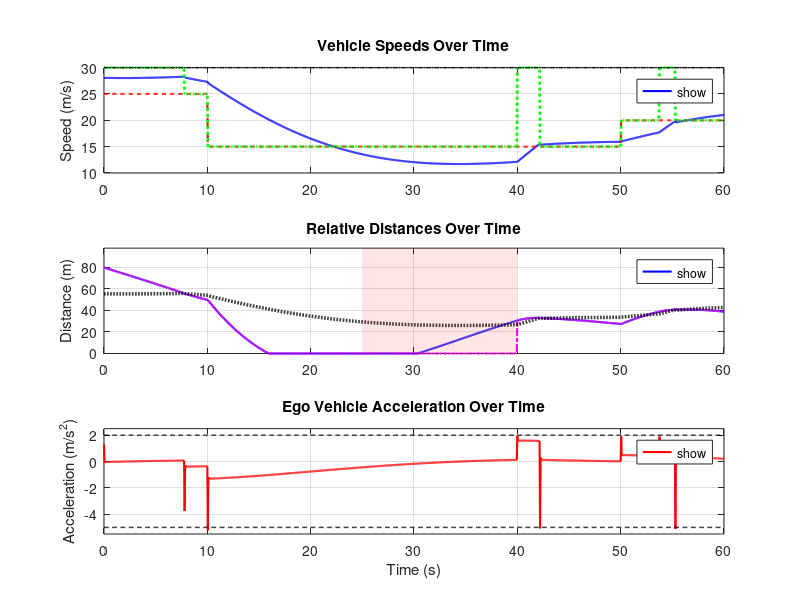

Here is the MATLAB script that generated this plot: (Note: this script raises an error after producing the figure.)
%% Adaptive Cruise Control Simulation Script
% Author: [Your Name/Group]
% Date: [Current Date]
% Description:
% Simulates an ACC system with PID speed control, adaptive distance keeping,
% basic vehicle dynamics, and simulated sensor spoofing attacks.
% Includes hysteresis in adaptive logic switching.
% *** REQUIRES PARAMETER TUNING FOR REALISTIC BEHAVIOR ***

clear; % Clear variables from previous runs
clc;   % Clear the command window
close all; % Close all figures

fprintf('Starting ACC Simulation Script (with Hysteresis)...\n');

% ==========================================================================
% SECTION 1: SIMULATION PARAMETERS
% ==========================================================================
T_sim = 60;         % Total simulation time (seconds)
dt = 0.05;          % Simulation time step (seconds)
t = 0:dt:T_sim;     % Time vector for simulation steps

% ==========================================================================
% SECTION 2: VEHICLE PARAMETERS (Ego Vehicle - *** TUNE THESE ***)
% ==========================================================================
m = 1500;           % Ego vehicle mass (kg)
Cd = 0.3;           % Aerodynamic drag coefficient (unitless)
A = 2.5;            % Vehicle frontal area (m^2)
rho = 1.2;          % Air density (kg/m^3)
g = 9.81;           % Acceleration due to gravity (m/s^2)

% --- Control & Physical Limits ---
a_max = 2.0;        % Maximum comfortable/engine acceleration (m/s^2)
a_min = -5.0;       % Maximum comfortable/braking deceleration (m/s^2) - Must be negative
F_max = m * a_max;  % Max engine/motor force (N) - Simplified relationship
F_min = m * a_min;  % Max braking force (N) - Simplified relationship
v_max_limit = 40;   % Absolute maximum speed allowed for the vehicle (m/s)

% ==========================================================================
% SECTION 3: ACC CONTROLLER PARAMETERS (*** TUNE THESE ***)
% ==========================================================================
v_set = 30;         % Driver's desired cruising speed (m/s)
T_gap = 1.8;        % Desired safe time gap to maintain behind lead vehicle (s)
d_min = 5;          % Minimum absolute safety distance cushion (m)
hyst_delta = 2.0;   % Hysteresis buffer for switching logic (m) % *** HYSTERESIS CHANGE ***

% ==========================================================================
% SECTION 4: PID SPEED CONTROLLER GAINS (*** CRITICAL TUNING REQUIRED ***)
% ==========================================================================
% --- USE THE GAINS THAT PRODUCED YOUR LAST STABLE PLOT AS A STARTING POINT ---
Kp = 150;  % EXAMPLE - REPLACE WITH YOUR BEST GAINS SO FAR
Ki = 15;   % EXAMPLE - REPLACE WITH YOUR BEST GAINS SO FAR
Kd = 50;   % EXAMPLE - REPLACE WITH YOUR BEST GAINS SO FAR

% ==========================================================================
% SECTION 5: LEAD VEHICLE BEHAVIOR (Define Scenario)
% ==========================================================================
d_lead_initial_offset = 80; % Initial distance of lead vehicle ahead of ego vehicle (m)
v_lead = zeros(size(t));    % Pre-allocate lead vehicle speed array

% --- Define Lead Vehicle Speed Profile Over Time ---
v_lead(t <= 10) = 25;
v_lead(t > 10 & t <= 30) = 15;
v_lead(t > 30 & t <= 50) = 15;
v_lead(t > 50) = 20;

% --- Calculate Lead Vehicle Position Over Time ---
pos_lead = zeros(size(t));
pos_lead(1) = d_lead_initial_offset;
for k_lead = 1:length(t)-1
    pos_lead(k_lead+1) = pos_lead(k_lead) + v_lead(k_lead) * dt;
end

% ==========================================================================
% SECTION 6: SENSOR SPOOFING ATTACK PARAMETERS (Configure Scenario)
% ==========================================================================
enable_spoofing = true;
attack_start_time = 25;
attack_end_time = 40;
spoofing_type = 'offset';
spoofing_value = -30;

% ==========================================================================
% SECTION 7: INITIALIZATION (State Variables and Log Arrays)
% ==========================================================================
n_steps = length(t);
v_ego       = zeros(n_steps, 1);
pos_ego     = zeros(n_steps, 1);
a_ego       = zeros(n_steps, 1);
d_rel       = zeros(n_steps, 1);
d_sensed    = zeros(n_steps, 1);
d_safe      = zeros(n_steps, 1);
v_target    = zeros(n_steps, 1);
speed_error = zeros(n_steps, 1);
F_control   = zeros(n_steps, 1);

% --- Set Initial Conditions ---
v_ego(1)    = 28.0;
pos_ego(1)  = 0.0;
d_rel(1)    = pos_lead(1) - pos_ego(1);
d_sensed(1) = d_rel(1);
v_target(1) = v_set;
d_safe(1)   = max(d_min, d_min + T_gap * v_ego(1)); % Ensure initial safe distance >= d_min

% --- PID Controller Internal State ---
integral_error = 0.0;
previous_error = 0.0;

% --- Hysteresis State Variable --- % *** HYSTERESIS FIX ***
% Initialize was_too_close based on the very first time step's condition
was_too_close = (d_sensed(1) < d_safe(1));

% --- Display Configuration Summary ---
fprintf('Simulation Setup:\n');
fprintf(' Time: Total=%.1fs, Step=%.3fs\n', T_sim, dt);
fprintf(' Ego Vehicle: Mass=%.0fkg, Max Accel=%.1fm/s^2, Max Decel=%.1fm/s^2\n', m, a_max, a_min);
fprintf(' ACC Params: Set Speed=%.1fm/s, Time Gap=%.1fs, Min Distance=%.1fm, Hysteresis=%.1fm\n', v_set, T_gap, d_min, hyst_delta); % *** HYSTERESIS CHANGE ***
fprintf(' PID Gains: Kp=%.1f, Ki=%.1f, Kd=%.1f\n', Kp, Ki, Kd);
if enable_spoofing
    fprintf(' Spoofing: ENABLED, Type=%s, Value=%.1f, Time=[%.1fs, %.1fs]\n', ...
            spoofing_type, spoofing_value, attack_start_time, attack_end_time);
else
    fprintf(' Spoofing: DISABLED\n');
end
fprintf('Initialization complete. Starting simulation loop (%d steps)...\n', n_steps);

% ==========================================================================
% SECTION 8: SIMULATION LOOP
% ==========================================================================
tic;
for k = 1:n_steps-1

    % --- 8.1: Calculate Actual Relative Distance ---
    d_rel(k) = pos_lead(k) - pos_ego(k);
    d_rel(k) = max(0, d_rel(k)); % Prevent negative distance

    % --- 8.2: Sensor Model & Spoofing Injection ---
    current_d_sensed = d_rel(k);
    if enable_spoofing && (t(k) >= attack_start_time) && (t(k) < attack_end_time)
        switch spoofing_type
            case 'offset'
                current_d_sensed = current_d_sensed + spoofing_value;
            case 'scale'
                current_d_sensed = current_d_sensed * spoofing_value;
        end
        current_d_sensed = max(0, current_d_sensed); % Ensure non-negative
    end
    d_sensed(k) = current_d_sensed;

    % --- 8.3: Adaptive Logic - Determine Target Speed (WITH HYSTERESIS) --- % *** HYSTERESIS CHANGE ***
    d_safe(k) = max(d_min, d_min + T_gap * v_ego(k)); % Calculate safe distance, ensure >= d_min

    % Conditions for switching logic
    is_too_close_now = (d_sensed(k) < d_safe(k));                 % Are we currently closer than the threshold?
    is_safe_with_hysteresis = (d_sensed(k) >= d_safe(k) + hyst_delta); % Are we clearly safe by a margin?

    if was_too_close % If previous state was 'following lead speed'
        if is_safe_with_hysteresis % Check if we are now safe by a margin
            v_target(k) = v_set;      % Switch back to aiming for set speed
            was_too_close = false;    % Update the state memory
        else
            v_target(k) = v_lead(k);  % Stay following lead speed
            was_too_close = true;     % Remain in this state
        end
    else % If previous state was 'aiming for set speed'
        if is_too_close_now % Check if we have become too close
            v_target(k) = v_lead(k);  % Switch to following lead speed
            was_too_close = true;     % Update the state memory
        else
            v_target(k) = v_set;      % Stay aiming for set speed
            was_too_close = false;    % Remain in this state
        end
    end
    % --- End of Hysteresis Logic --- %

    % --- Clamp the target speed ---
    v_target(k) = max(0, min(v_target(k), v_max_limit));

    % --- 8.4: PID Speed Controller Calculation ---
    speed_error(k) = v_target(k) - v_ego(k);
    integral_error = integral_error + speed_error(k) * dt;
    % Add anti-windup logic here if needed
    derivative_error = (speed_error(k) - previous_error) / dt;
    previous_error = speed_error(k);
    F_control(k) = Kp * speed_error(k) + Ki * integral_error + Kd * derivative_error;
    F_control(k) = max(min(F_control(k), F_max), F_min); % Apply force limits

    % --- 8.5: Vehicle Dynamics Update ---
    F_drag = 0.5 * rho * Cd * A * v_ego(k)^2;
    F_net = F_control(k) - F_drag;
    a_ego(k) = F_net / m;
    v_ego(k+1) = v_ego(k) + a_ego(k) * dt;
    v_ego(k+1) = max(0, min(v_ego(k+1), v_max_limit)); % Apply speed limits
    pos_ego(k+1) = pos_ego(k) + v_ego(k+1) * dt;

end % End of simulation loop
simulation_duration = toc;
fprintf('Simulation loop completed in %.2f seconds.\n', simulation_duration);

% --- Fill in final values for logged arrays ---
k = n_steps;
d_rel(k) = max(0, pos_lead(k) - pos_ego(k));
d_sensed(k) = d_sensed(k-1);
d_safe(k) = max(d_min, d_min + T_gap * v_ego(k));
v_target(k) = v_target(k-1);
speed_error(k) = v_target(k) - v_ego(k);
F_control(k) = F_control(k-1);
a_ego(k) = a_ego(k-1);

% ==========================================================================
% SECTION 9: POST-PROCESSING - PLOTTING RESULTS
% ==========================================================================
fprintf('Plotting simulation results...\n');
figure('Name', 'ACC Simulation Results via MATLAB Script (Hysteresis)', 'Position', [50, 50, 1000, 800]);

% --- Plot 1: Speeds vs. Time ---
ax1 = subplot(3, 1, 1);
plot(ax1, t, v_ego, 'b-', 'LineWidth', 1.5, 'DisplayName', 'Ego Speed (v_{ego})'); hold(ax1, 'on');
plot(ax1, t, v_lead, 'r--', 'LineWidth', 1.5, 'DisplayName', 'Lead Speed (v_{lead})');
plot(ax1, t, v_target, 'g:', 'LineWidth', 2, 'DisplayName', 'Target Speed (v_{target})');
plot(ax1, t, ones(size(t))*v_set, 'k-.', 'LineWidth', 1, 'DisplayName', 'Set Speed (v_{set})');
hold(ax1, 'off'); ylabel(ax1, 'Speed (m/s)'); title(ax1, 'Vehicle Speeds Over Time');
legend(ax1, 'show', 'Location', 'best'); grid(ax1, 'on'); xlim(ax1, [0 T_sim]);

% --- Plot 2: Distances vs. Time ---
ax2 = subplot(3, 1, 2);
plot(ax2, t, d_rel, 'b-', 'LineWidth', 1.5, 'DisplayName', 'Actual Distance (d_{rel})'); hold(ax2, 'on');
plot(ax2, t, d_sensed, 'm-.', 'LineWidth', 1.5, 'DisplayName', 'Sensed Distance (d_{sensed})');
plot(ax2, t, d_safe, 'k:', 'LineWidth', 2.5, 'DisplayName', 'Safe Distance Threshold (d_{safe})');
hold(ax2, 'off'); ylabel(ax2, 'Distance (m)'); title(ax2, 'Relative Distances Over Time');
legend(ax2, 'show', 'Location', 'best'); grid(ax2, 'on'); xlim(ax2, [0 T_sim]);
ylim(ax2, [0, max(max(d_rel), max(d_safe))*1.1 + 10]);

if enable_spoofing % Highlight attack period
    ylim_vals = ylim(ax2);
    patch(ax2, [attack_start_time attack_end_time attack_end_time attack_start_time], ...
          [ylim_vals(1) ylim_vals(1) ylim_vals(2) ylim_vals(2)], ...
          'red', 'FaceAlpha', 0.1, 'EdgeColor', 'none', 'DisplayName', 'Spoofing Attack Interval');
    legend(ax2, 'show', 'Location', 'best'); % Update legend
end

% --- Plot 3: Acceleration vs. Time ---
ax3 = subplot(3, 1, 3);
plot(ax3, t, a_ego, 'r-', 'LineWidth', 1.5, 'DisplayName', 'Actual Acceleration (a_{ego})'); hold(ax3, 'on');
plot(ax3, t, ones(size(t))*a_max, 'k--', 'LineWidth', 1, 'DisplayName', 'Max Accel Limit');
plot(ax3, t, ones(size(t))*a_min, 'k--', 'LineWidth', 1, 'DisplayName', 'Max Decel Limit');
hold(ax3, 'off'); ylabel(ax3, 'Acceleration (m/s^2)'); xlabel(ax3, 'Time (s)');
title(ax3, 'Ego Vehicle Acceleration Over Time'); legend(ax3, 'show', 'Location', 'best');
grid(ax3, 'on'); xlim(ax3, [0 T_sim]); ylim(ax3, [a_min - 0.5, a_max + 0.5]);

% --- Add Overall Figure Title ---
sgtitle('Adaptive Cruise Control Simulation Results (MATLAB Script with Hysteresis)', 'FontSize', 14, 'FontWeight', 'bold');

fprintf('Plotting complete.\n');
fprintf('Simulation Script Finished.\n');
